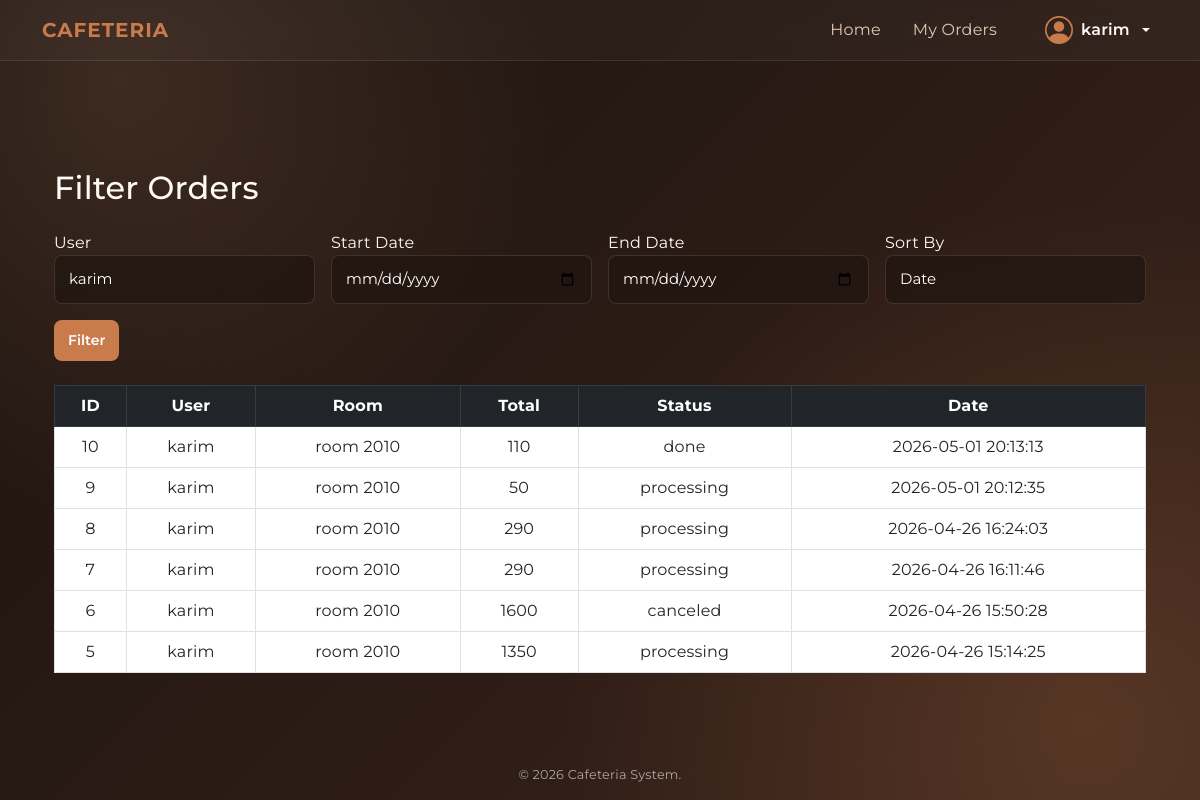
Page /admin/checks.php?user_id=2 (signed in) on the committed database.
### tables this page shows
CREATE TABLE orders (
    id INTEGER PRIMARY KEY AUTOINCREMENT,
    user_id INTEGER NOT NULL,
    room_id INTEGER NOT NULL, -- Exact delivery destination
    status TEXT DEFAULT 'processing',
    total_amount REAL NOT NULL,
    notes TEXT,
    created_at TEXT DEFAULT CURRENT_TIMESTAMP,
    FOREIGN KEY (user_id) REFERENCES users(id) ON DELETE CASCADE,
    FOREIGN KEY (room_id) REFERENCES rooms(id) ON DELETE SET NULL,
    CHECK (status IN ('processing', 'out for delivery', 'done', 'canceled'))
);

CREATE TABLE users (
    id INTEGER PRIMARY KEY AUTOINCREMENT,
    name TEXT NOT NULL,
    email TEXT UNIQUE NOT NULL,
    password TEXT NOT NULL,
    role TEXT DEFAULT 'customer',
    room_id INTEGER, -- Default room
    room_number TEXT,
    extension TEXT,
    profile_image TEXT,
    created_at TEXT DEFAULT CURRENT_TIMESTAMP,
    updated_at TEXT DEFAULT CURRENT_TIMESTAMP,
    FOREIGN KEY (room_id) REFERENCES rooms(id) ON DELETE SET NULL,
    CHECK (role IN ('admin', 'customer'))
);

### public/admin/checks.php (the view, shortened to what this page needs)
<?php
$db = (new Database())->connect();
$users = $db->query("SELECT id, name FROM users");
$user_id   = $_GET['user_id']   ?? '';
$startDate = $_GET['start_date'] ?? '';
$endDate   = $_GET['end_date']   ?? '';
$sort      = $_GET['sort']       ?? 'date';
$query = "
    SELECT
        orders.*,
        users.name AS user_name,
        rooms.name AS room_name
    FROM orders
    JOIN users ON orders.user_id = users.id
    JOIN rooms ON orders.room_id = rooms.id
    WHERE 1=1
";
$params = [];
if (!empty($user_id)) {
    $query .= " AND orders.user_id = :user_id";
    $params[':user_id'] = $user_id;
}
switch ($sort) {
    default:
        $query .= " ORDER BY orders.created_at DESC";
}
$stmt = $db->prepare($query);
$stmt->execute($params);
$orders = $stmt->fetchAll(PDO::FETCH_ASSOC);
include_once __DIR__ . '/../includes/header.php';
?>
<div class="container mt-5">
    <h2 class="mb-4">Filter Orders</h2>
    <form method="GET" class="row g-3 mb-4">
        <div class="col-md-3">
            <label>User</label>
            <select name="user_id" class="form-select">
                <?php foreach ($users as $user): ?>
                    <option value="<?= $user['id'] ?>"
                        <?= $user_id == $user['id'] ? 'selected' : '' ?>>
                        <?= $user['name'] ?>
                    </option>
                <?php endforeach; ?>
            </select>
        </div>
        <div class="col-md-3">
            <label>Start Date</label>
            <input type="date" name="start_date" class="form-control"
                   value="<?= $startDate ?>">
        </div>
        <div class="col-md-3">
            <label>End Date</label>
            <input type="date" name="end_date" class="form-control"
                   value="<?= $endDate ?>">
        </div>
        <div class="col-md-3">
            <label>Sort By</label>
            <select name="sort" class="form-select">
                <option value="date" <?= $sort == 'date' ? 'selected' : '' ?>>Date</option>
            </select>
        </div>
        <div class="col-12">
            <button type="submit" class="btn btn-primary">Filter</button>
        </div>
    </form>
    <table class="table table-bordered text-center">
        <thead class="table-dark">
            <tr>
                <th>ID</th>
                <th>User</th>
                <th>Room</th>
                <th>Total</th>
                <th>Status</th>
                <th>Date</th>
            </tr>
        </thead>
        <tbody>
            <?php if (empty($orders)): ?>
                <tr>
                    <td colspan="6">No results found</td>
                </tr>
            <?php else: ?>
                <?php foreach ($orders as $order): ?>
                    <tr>
                        <td><?= $order['id'] ?></td>
                        <td><?= $order['user_name'] ?></td>
                        <td><?= $order['room_name'] ?></td>
                        <td><?= $order['total_amount'] ?></td>
                        <td><?= $order['status'] ?></td>
                        <td><?= $order['created_at'] ?></td>
                    </tr>
                <?php endforeach; ?>
            <?php endif; ?>
        </tbody>
    </table>
</div>
<?php include_once __DIR__ . '/../includes/footer.php'; ?>

### public/css/style.css (style rules this page uses)
:root { --bg-start: #1b120f; --bg-end: #3a241b; --text-main: #fffaf5; --text-muted: #e1c9b8; --accent-primary: #c97b4b; --accent-primary-hover: #b8683a; --accent-secondary: #f0b67f; --accent-cream: #fff1e6; --coffee-dark: #231612; --coffee-mid: #5a3524; --glass-bg: rgba(35, 22, 18, 0.48); --glass-border: rgba(255, 241, 230, 0.14); }
* { margin: 0; padding: 0; box-sizing: border-box; font-family: 'Montserrat', sans-serif; }
body { background: radial-gradient(circle at 10% 10%, rgba(240, 182, 127, 0.14), transparent 34%), radial-gradient(circle at 90% 90%, rgba(201, 123, 75, 0.22), transparent 40%), linear-gradient(135deg, var(--bg-start) 0%, var(--bg-end) 100%); min-height: 100vh; color: var(--text-main); letter-spacing: 0.2px; }
.form-control, .form-select { background: rgba(35, 22, 18, 0.82); border: 1px solid rgba(255, 241, 230, 0.12); padding: 12px 14px; border-radius: 8px; color: #ffffff; font-size: 15px; outline: none; transition: all 0.3s ease; }
.form-control::placeholder { color: rgba(255, 255, 255, 0.4); }
.btn { background: var(--accent-primary); color: #ffffff; border: none; padding: 10px 14px; border-radius: 8px; font-size: 14px; font-weight: 600; cursor: pointer; transition: background 0.25s ease, transform 0.1s ease, box-shadow 0.25s ease; }

### rows in the picture
orders: id "10", user.name "karim", room_name "room 2010", total_amount "110", status "done", created_at "2026-05-01 20:13:13"
orders: id "9", user.name "karim", room_name "room 2010", total_amount "50", status "processing", created_at "2026-05-01 20:12:35"
orders: id "8", user.name "karim", room_name "room 2010", total_amount "290", status "processing", created_at "2026-04-26 16:24:03"
orders: id "7", user.name "karim", room_name "room 2010", total_amount "290", status "processing", created_at "2026-04-26 16:11:46"
orders: id "6", user.name "karim", room_name "room 2010", total_amount "1600", status "canceled", created_at "2026-04-26 15:50:28"
orders: id "5", user.name "karim", room_name "room 2010", total_amount "1350", status "processing", created_at "2026-04-26 15:14:25"

### other values in the picture
$_SESSION['user_name'] "karim"
form field user_id "karim"
